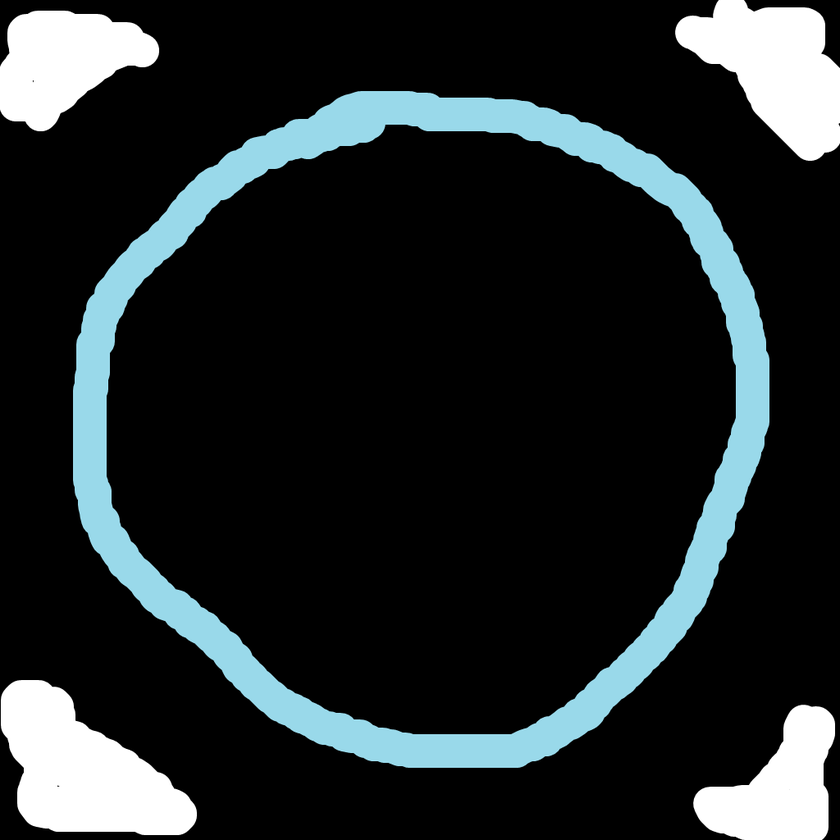
#> input picture pics/raw.png, 840 x 840 px, shrunk from 1024 x 1024 before the run; its folder holds only this picture in this run
$ python -i hog.py   (imports and definitions only)   (older library calls are emulated)
#> lines starting #> are read from the running program, lines starting #| are printed output that depends on the picture
#> further down, picture is the input picture: shape (840, 840, 3); mean B, G, R 44.4, 42.7, 36.2
# -*- coding: utf-8 -*-
"""
Created on Wed May  2 23:04:55 2018

@author: lenovo
"""

import cv2
import numpy as np
import math
import matplotlib.pyplot as plt


class Hog_descriptor():
    def __init__(self, img, cell_size=16, bin_size=8):
#> called with cell_size = 16, bin_size = 8
        self.img = img
        self.img = np.sqrt(img / np.max(img))
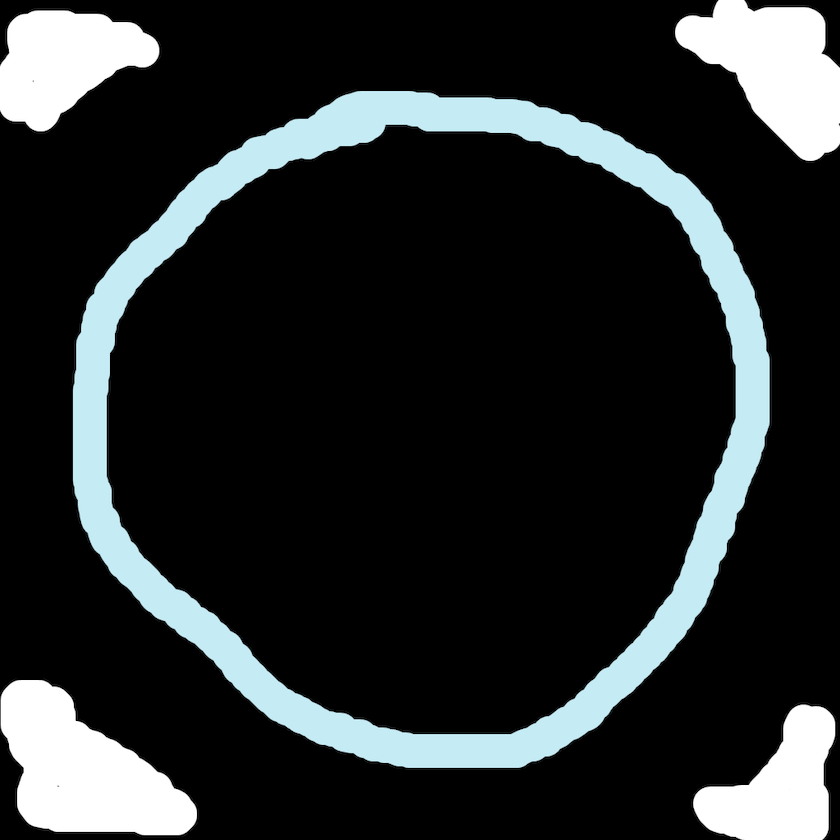
#> self.img: shape (840, 840, 3) float64; mean B, G, R 0.181, 0.177, 0.162
        self.img = img * 255
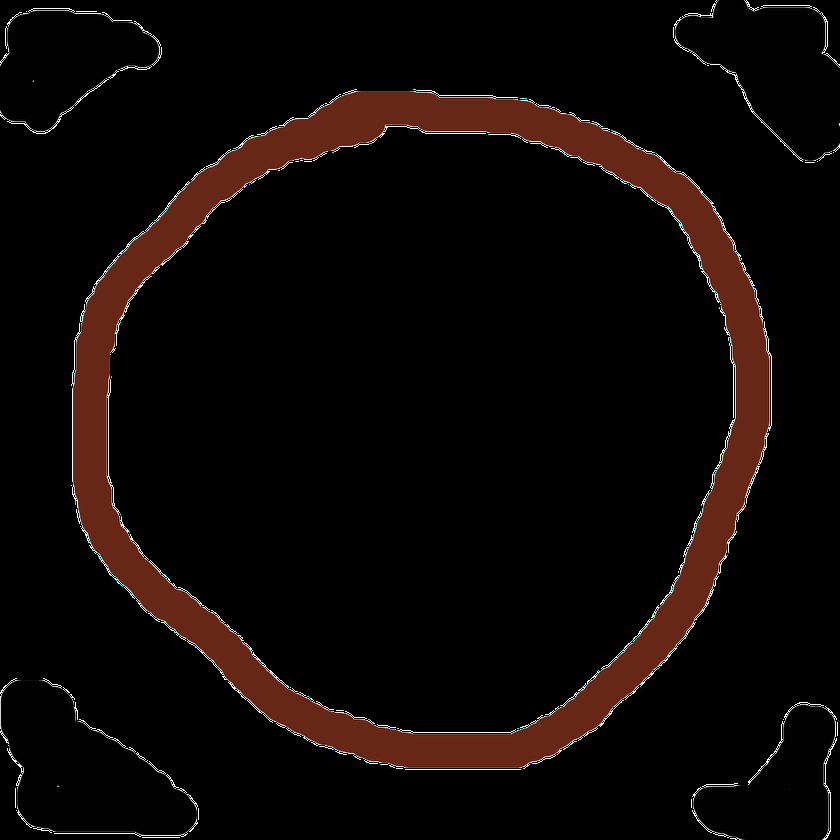
#> self.img: shape (840, 840, 3); mean B, G, R 5.6, 7.3, 13.8
        self.cell_size = cell_size
        self.bin_size = bin_size
        self.angle_unit = int(360 / self.bin_size)
        assert type(self.bin_size) == int, "bin_size should be integer,"
        assert type(self.cell_size) == int, "cell_size should be integer,"
        assert type(self.angle_unit) == int, "bin_size should be divisible by 360"

    def extract(self):
#> (the run stopped early here; a loop or call above may not have finished)
